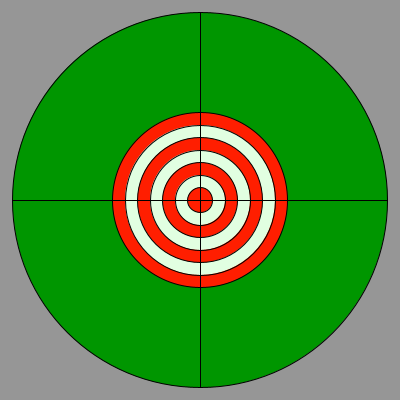
Frame 1 (no input)
Frame 60 (the mouse pressed at the canvas centre just before this capture): identical to frame 1, image omitted
Frame 120 (the mouse held since frame 60 and released just before this capture): identical to frame 1, image omitted

The Processing sketch that drew this single still picture (run headless with seeded random() and noise(); from frame 60 on, the mouse is pressed at the canvas centre):

// Processing sketch: processing_127281
// ── processing_127281.pde

//name:Nicolas Bennett
//date:8-1-14
//project:bulside
  int counter;
void setup() {//setup function called initialy, only once
  size(400,400);
}
void draw() {//draw function loops
  background(150);
  fill(0,150,0); 
  ellipse(200, 200, 375, 375);
  fill(255,30,0); 
  ellipse(200, 200, 175, 175);
  fill(225,255,225); 
  ellipse(200, 200, 150, 150);
  fill(255,30,0); 
  ellipse(200, 200, 125, 125);
  fill(225,255,225);
  ellipse(200, 200, 100, 100);
  fill(255,30,0);
  ellipse(200, 200, 75, 75);
  fill(225,255,225); 
  ellipse(200, 200, 50, 50);
  fill(255,30,0); 
  ellipse(200, 200, 25, 25);
  fill(25530,0); 
  ellipse(200, 200, 0, 375);
  fill(255,30,0); 
  ellipse(200, 200, 375, 0);
  }
